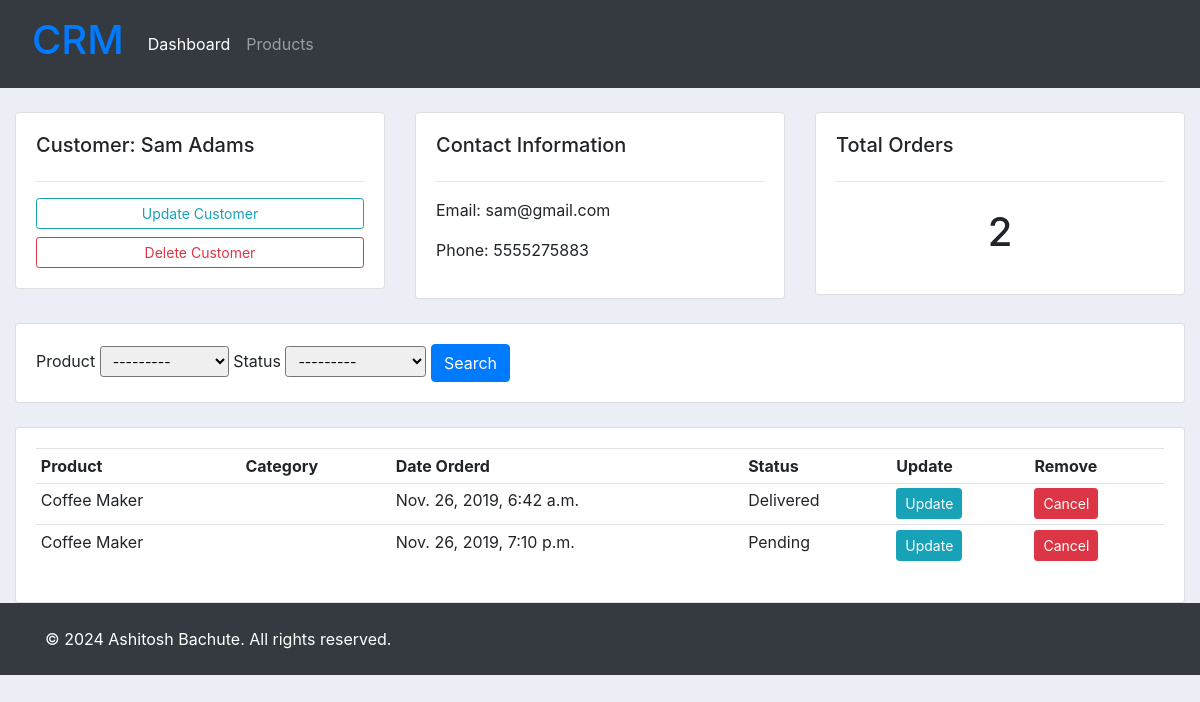
The app's page /customer/2/ with its own data.
### accounts/models.py (models this page shows, shortened)
class Customer(models.Model):
	name = models.CharField(max_length=200, null=True)
	phone = models.CharField(max_length=200, null=True)
	email = models.CharField(max_length=200, null=True)
	date_created = models.DateTimeField(auto_now_add=True, null=True, blank=True)

class Order(models.Model):
	STATUS = (
			('Pending', 'Pending'),
			('Out for delivery', 'Out for delivery'),
			('Delivered', 'Delivered'),
			)
	customer = models.ForeignKey(Customer, on_delete= models.SET_NULL, null=True)
	product = models.ForeignKey(Product, on_delete= models.SET_NULL, null=True)
	date_created = models.DateTimeField(auto_now_add=True, null=True, blank=True)
	status = models.CharField(max_length=200, null=True, choices=STATUS)

class Product(models.Model):
	CATEGORY = (
			('Indoor', 'Indoor'),
			('Out Door', 'Out Door'),
			)
	name = models.CharField(max_length=200, null=True)
	price = models.FloatField(null=True)
	category = models.CharField(max_length=200, null=True, choices=CATEGORY)
	description = models.TextField()
	date_created = models.DateTimeField(auto_now_add=True, null=True, blank=True)
	def __str__(self):
		return self.name

### accounts/views.py (the view)
# urls.py: path('customer/<str:pk>/', views.customer, name="customer"),
def customer(request, pk):
	customer = Customer.objects.get(id=pk)
	orders = customer.order_set.all()
	total_orders = orders.count()
	orderFilter = OrderFilter(request.GET, queryset=orders)
	orders = orderFilter.qs
	context = {'customer':customer, 'orders':orders, 'total_orders':total_orders,
	'filter':orderFilter}
	return render(request, 'accounts/customer.html', context)

### accounts/templates/accounts/customer.html
{% extends 'accounts/main_template.html' %}
{% block content %}
{% load widget_tweaks %}
<br>
<div class="row">
	<div class="col-md">
		<div class="card card-body">
			<h5>Customer: {{customer.name}}</h5>
			<hr>
			<a class="btn btn-outline-info btn-sm btn-block" href="{% url 'update_customer' customer.id %}">Update Customer</a>
            <a class="btn btn-outline-danger btn-sm btn-block" href="{% url 'delete_customer' customer.id %}">Delete Customer</a>
		</div>
	</div>
	<div class="col-md">
		<div class="card card-body">
			<h5>Contact Information</h5>
			<hr>
			<p>Email:  {{customer.email}}</p>
			<p>Phone:  {{customer.phone}}</p>
		</div>
	</div>
	<div class="col-md">
		<div class="card card-body">
			<h5>Total Orders</h5>
			<hr>
			<h1 style="text-align: center;padding: 10px">{{total_orders}}</h1>
		</div>
	</div>
</div>
<br>
<div class="row">
	<div class="col">
		<div class="card card-body">
			<form method="get">
		    {% for field in filter.form %}
		    	{{field.label}}
		    	{{field|add_class:'form-control-sm'}}
		    {% endfor %}
		    <button class="btn btn-primary" type="submit">Search</button>
		  </form>
		</div>
	</div>
</div>
<br>
<div class="row">
	<div class="col-md">
		<div class="card card-body">
			<table class="table table-sm">
				<tr>
					<th>Product</th>
					<th>Category</th>
					<th>Date Orderd</th>
					<th>Status</th>
					<th>Update</th>
					<th>Remove</th>
				</tr>
				{% for order in orders %}
					<tr>
						<td>{{order.product}}</td>
						<td>{{order.category}}</td>
						<td>{{order.date_created}}</td>
						<td>{{order.status}}</td>
						<td><a class="btn btn-sm btn-info" href="{% url 'update_order' order.id %}">Update</a></td>
						<td><a class="btn btn-sm btn-danger" href="{% url 'delete_order' order.id %}">Cancel</a></td>
					</tr>
				{% endfor %}
			</table>
		</div>
	</div>
</div>
{% endblock content %}

### static/css/main.css (style rules this page uses)
body { background-color: #ebeff5; }

### records on screen
Customer: name "Sam Adams", email "sam@gmail.com", phone "5555275883"
Order: product "Coffee Maker", date_created "Nov. 26, 2019, 6:42 a.m.", status "Delivered"
Order: product "Coffee Maker", date_created "Nov. 26, 2019, 7:10 p.m.", status "Pending"

### other values on screen
{{ total_orders }} "2"
{{ field.label }} "Product" "Status"
